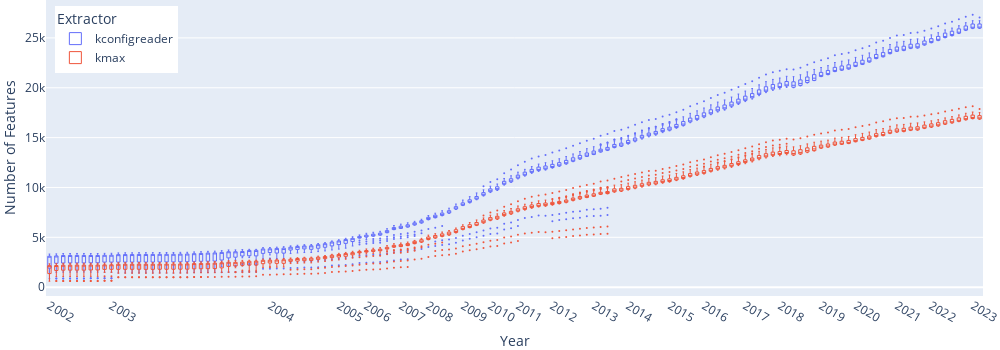

Notebook cell for this chart:
### Code cell
# features

fig = px.scatter(
    df_kconfig,
    x='committer_date',
    y='model-features',
    trendline='ols',
    color='extractor'
)
estimate_trend(fig, 'kconfigreader', 0)
estimate_trend(fig, 'kmax', 1)

fig = px.scatter(
    df_kconfig,
    x='committer_date',
    y='model-features',
    color='architecture',
    labels=committer_date_labels({'model-features': 'Number of Features'}),
    hover_data=['revision', 'architecture'],
    trendline='ols'
)
committer_date_x_axis(fig)
fig.update_traces(marker_size=4)
# show(fig)

fig = px.box(
    df_kconfig.sort_values(by='committer_date'),
    x='revision',
    y='model-features',
    color='extractor',
    labels=revision_labels({'model-features': 'Number of Features', 'extractor': 'Extractor'}),
    boxmode='overlay'
)
revision_x_axis(fig)
fig.update_layout(legend=dict(yanchor='top', y=0.98, xanchor='left', x=0.01))
fig.update_traces(fillcolor='rgba(0,0,0,0)')
fig.update_traces(line_width=1)
fig.update_traces(marker_size=2)
show(fig, 'features', height=350)

### Figure 1 — Plotly figure (JSON) as saved in the notebook; plotly's stock layout.template omitted (floating-point values rounded to 4 significant figures; data arrays with more than 128 entries replaced by an {"elided": "..."} marker saying what was removed)
{"data": [{"alignmentgroup": "True", "fillcolor": "rgba(0,0,0,0)", "hovertemplate": "Extractor=kconfigreader<br>Year=%{x}<br>Number of Features=%{y}<extra></extra>", "legendgroup": "kconfigreader", "line": {"width": 1}, "marker": {"color": "#636efa", "size": 2}, "name": "kconfigreader", "notched": false, "offsetgroup": "kconfigreader", "orientation": "v", "showlegend": true, "type": "box", "x": {"elided": "3146 str values"}, "x0": " ", "xaxis": "x", "y": {"elided": "3146 int values"}, "y0": " ", "yaxis": "y"}, {"alignmentgroup": "True", "fillcolor": "rgba(0,0,0,0)", "hovertemplate": "Extractor=kmax<br>Year=%{x}<br>Number of Features=%{y}<extra></extra>", "legendgroup": "kmax", "line": {"width": 1}, "marker": {"color": "#EF553B", "size": 2}, "name": "kmax", "notched": false, "offsetgroup": "kmax", "orientation": "v", "showlegend": true, "type": "box", "x": {"elided": "3146 str values"}, "x0": " ", "xaxis": "x", "y": {"elided": "3146 int values"}, "y0": " ", "yaxis": "y"}], "layout": {"boxmode": "overlay", "height": 350, "legend": {"title": {"text": "Extractor"}, "tracegroupgap": 0, "x": 0.01, "xanchor": "left", "y": 0.98, "yanchor": "top"}, "margin": {"b": 0, "l": 0, "r": 0, "t": 0}, "width": 1000, "xaxis": {"anchor": "y", "domain": [0, 1], "ticktext": ["2002", "2003", "2004", "2005", "2006", "2007", "2008", "2009", "2010", "2011", "2012", "2013", "2014", "2015", "2016", "2017", "2018", "2019", "2020", "2021", "2022", "2023"], "tickvals": ["v2.5.45", "v2.5.54", "v2.6.1", "v2.6.11", "v2.6.15", "v2.6.20", "v2.6.24", "v2.6.29", "v2.6.33", "v2.6.37", "v3.2", "v3.8", "v3.13", "v3.19", "v4.4", "v4.10", "v4.15", "v5.0", "v5.5", "v5.11", "v5.16", "v6.2"], "title": {"text": "Year"}}, "yaxis": {"anchor": "x", "domain": [0, 1], "title": {"text": "Number of Features"}}}}
